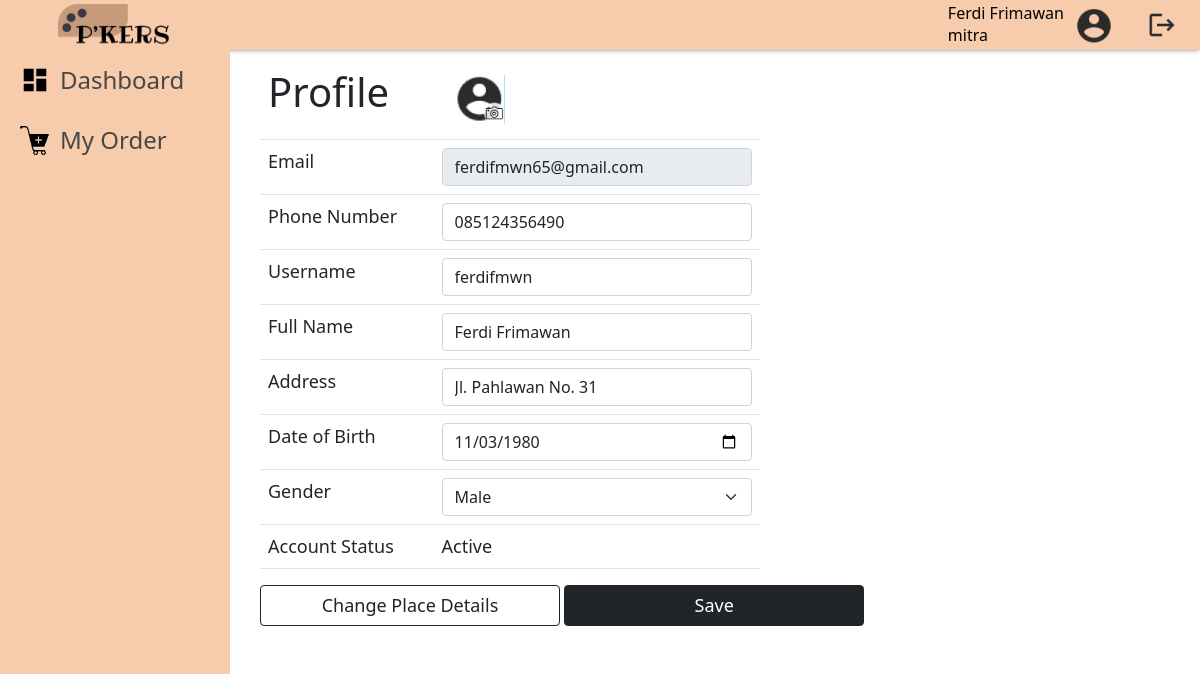
Page /public/About/edit/ (signed in) on the committed database.
### tables this page shows
CREATE TABLE `akun_mitra` (
  `email` varchar(250) NOT NULL,
  `no_telepon` varchar(12) NOT NULL,
  `username` varchar(250) NOT NULL,
  `nama_lengkap` varchar(250) NOT NULL,
  `alamat` varchar(250) NOT NULL,
  `desa_id` int(11) NOT NULL,
  `kecamatan_id` int(11) NOT NULL,
  `kabupaten_id` int(11) NOT NULL,
  `provinsi_id` int(11) NOT NULL,
  `negara_id` int(11) NOT NULL,
  `tanggal_lahir` date NOT NULL,
  `jenis_kelamin_id` int(11) NOT NULL,
  `password` varchar(500) NOT NULL,
  `status_akun_id` int(11) NOT NULL,
  `profil` varchar(1000) NOT NULL
);

### app/core/Controller.php (called while the page is built, shortened)
<?php
class Controller{
  public function view($view,$data=[]){
    require_once "../app/views/$view.php";
  }
  public function model($model){
    return new $model;
  }
}
?>

### app/controllers/About.php (called while the page is built, shortened)
<?php
class About extends Controller{
  public function edit(){
    $controller_name = $_SESSION['controller_name'];
    $method_name = $_SESSION['method_name'];
    $data = [
      "controller_name"=>$controller_name,
      "method_name"=> $method_name,
      "user_data"=>$this->model("User_model")->get_data_user($_SESSION['login']['email'])
    ];
    $this->view("$controller_name/$method_name",$data);
  }
}
?>

### app/core/App.php (called while the page is built, shortened)
<?php
class App{
  protected $method = "index";
  protected $params = [];
  public function __construct()
  {
    $url = $this->parseURL();
    if(file_exists("../app/controllers/".$url[0].".php")){
      unset($url[0]);
    }
    else{
      header("Location: ".BASE_URL."/Article");
    }
    $this->controller = new $this->controller;
    if(isset($url[1])){
      if(method_exists($this->controller,$url[1])){
        $this->method = $url[1];
      }
    }
    call_user_func_array([$this->controller, $this->method],$this->params);
  }
  public function parseURL(){
    if(isset($_GET['url'])){
      $url = rtrim($_GET['url'],'/');
      $url = filter_var($url,FILTER_SANITIZE_URL);
      $url = explode("/",$url);
      return $url;
    }
  }
}
?>

### public/index.php (called while the page is built, shortened)
<?php
$app = new App;
?>

### app/core/Database.php (called while the page is built, shortened)
<?php
class Database{
  private $host = DB_HOST;
  private $user = DB_USER;
  private $password = DB_PASSWORD;
  private $name = DB_NAME;
  private $db_handler;
  private $query_statement;
  public function __construct()
  {
    $db_source_name = "mysql:host=".$this->host.";dbname=".$this->name;
    $option = [
      PDO::ATTR_PERSISTENT => true,
      PDO::ATTR_ERRMODE => PDO::ERRMODE_EXCEPTION
    ];
    try {
      $this->db_handler = new PDO($db_source_name,$this->user,$this->password,$option);
    } catch (PDOException $e) {
      die($e->getMessage());
    }
  }
  public function query($query){
    $this->query_statement = $this->db_handler->prepare($query);
  }
  public function bind($param,$value,$type=null){
    if(is_null($type)){
      switch(true){
        default : $type = PDO::PARAM_STR;
      }
    }
    $this->query_statement->bindValue($param,$value,$type);
  }
  public function execute(){
    $this->query_statement->execute();
  }
  public function single(){
    $this->execute();
    return $this->query_statement->fetch(PDO::FETCH_ASSOC);
  }
}
?>

### app/models/User_model.php (called while the page is built, shortened)
<?php
class User_model{
  private $table = "akun_mitra";
  private $db;
  public function __construct()
  {
    $this->db = new Database;
  }
  public function get_data_user($email){
    try {
      $query = "SELECT * FROM $this->table WHERE email = :email";
      $this->db->query($query);
      $this->db->bind('email',$email);
      return $this->db->single();
    } catch (\Throwable $th) {
      return "Error";
    }
  }
  public function login($email, $password){
    $query = "SELECT * FROM $this->table WHERE email = :email && password = :password && status_akun_id = 1";
    $this->db->query($query);
    $this->db->bind('email',$email);
    $this->db->bind('password',$password);
    return $this->db->single();
  }
}
?>

### app/views/About/edit.php (the view, shortened to what this page needs)
<?php $this->view("Navbar",[]); ?>
<div class="main" style="padding-left: 30px;">
  <form action="" method="POST">
    <table class="table" style="width: 500px;">
        <tr>
          <td><h1>Profile</h1></td>
          <td>
            <form action="" method="POST">
              <button class="btn" type="submit" name="tombol_photo">
                <img src="<?= BASE_URL ?>/icon/null_photo.png" style="width: 50px;cursor:pointer" alt="">
              </button>
            </form>
          </td>
        </tr>
        <tr>
          <td>Email</td>
          <td><input class="form-control" placeholder="email" value="<?= $data['user_data']['email'] ?>" disabled></td>
        </tr>
        <tr>
          <td>Phone Number</td>
          <td><input type="text" oninput="null_title_value('no_telepon')" name="no_telepon" class="form-control" placeholder="no_telepon" value="<?= $data['user_data']['no_telepon'] ?>" ></td>
        </tr>
        <tr>
          <td>Username</td>
          <td><input type="text" oninput="null_title_value('username')" name="username" class="form-control" placeholder="username" value="<?= $data['user_data']['username'] ?>" ></td>
        </tr>
        <tr>
          <td>Full Name</td>
          <td><input type="text" oninput="null_title_value('nama_lengkap')" name="nama_lengkap" class="form-control" placeholder="nama_lengkap" value="<?= $data['user_data']['nama_lengkap'] ?>"></td>
        </tr>
        <tr>
          <td>Address</td>
          <td>
            <input class="form-control" type="text" oninput="null_title_value('alamat')" name="alamat" value="<?= $data['user_data']['alamat'] ?>">
          </td>
        </tr>
        <tr>
          <td>Date of Birth</td>
          <td>
          <input type="date" placeholder="tgl_lahir" value="<?= $data['user_data']['tanggal_lahir'] ?>" name="tanggal_lahir" class="form-control"></td>
        </tr>
        <tr>
          <td>Gender</td>
          <td>
          <span style="display: flex;">
            <select class="form-select" id="jenis_kelamin" name="jenis_kelamin" aria-label="Default select example">
              <?php
                if($data['user_data']['jenis_kelamin_id'] == 1){echo '<option value="1" selected>Male</option>
                  <option value="2">Female</option>';}else{echo '<option value="1">Male</option>
                    <option value="2" selected>Female</option>';}
              ?>
            </select>
          </span>
          </td>
        </tr>
        <tr>
          <td>Account Status</td>
          <td><?php
            if($data['user_data']['status_akun_id'] == 1){echo "Active";}else{echo "Not Active";}
          ?>
          </td>
        </tr>
      </table>
    <button type="submit" name="edit_tempat" value="edit_tempat" class="btn btn-outline-dark" style="width: 300px;">Change Place Details</button>
    <button type="submit" name="edit" value="edit" class="btn btn-dark" style="width: 300px;">Save</button>
  </form>
</div>

### app/views/Navbar.php (shortened to what this page needs)
<?php
$photo = $this->model("User_model")->get_data_user($_SESSION['login']['email'])['profil'];
?>
<div class="side-bar">
  <div class="logo">
    <img src="<?= BASE_URL ?>/icon/logo.png" alt="">
  </div>
  <a href="<?= BASE_URL ?>/Article">
    <img src="<?= BASE_URL ?>/icon/Dashboard.png" alt="">
    <h4>Dashboard</h4>
  </a>
  <a href="<?= BASE_URL ?>/Order">
    <img src="<?= BASE_URL ?>/icon/keranjang.png" alt="">
    <h4>My Order</h4>
  </a>
  <br>
</div>
<div id="nav">
  <div style="display: flex;justify-content:center;align-items: flex-end;">
    <a href="<?= BASE_URL ?>/About" style="text-decoration:none;color:black;cursor:pointer;display:flex;justify-content:center;align-items: center;">
      <div style="display:flex;flex-direction:column;justify-content:space-between;margin-right:10px">
        <h6 style="margin-top: auto;margin-bottom: auto"><?= $this->model("User_model")->get_data_user($_SESSION['login']['email'])['nama_lengkap'] ?></h6>
        <p style="margin-top: auto;margin-bottom: auto">mitra</p>
      </div>
      <?php
      if($photo == ""){ ?>
        <img style="border-radius: 50%;width:40px;height:40px;object-fit: cover;" src="<?= BASE_URL ?>/icon/akun.png" alt="">
      <?php
      }else{ ?>
        <img style="border-radius: 50%;width:40px;height:40px;object-fit: cover;" src="<?= BASE_URL ?>/img/<?= $photo ?>?<?php echo time(); ?>" alt="">
      <?php
      }
      ?>
    </a>
    <form action="" method="POST">
      <button type="submit" name="tombol_logout" class="btn"><img src="<?= BASE_URL ?>/icon/logout.png" style="width: 30px;margin-left:20px;padding-left:0px" alt=""></button>
    </form>
  </div>
</div id="nav">

### public/style/css/Navbar.css (style rules this page uses)
table tr td { font-size: 18px; }
.btn { font-size: 18px; }
#nav { height: 50px; position: fixed; width: 100%; right: 0; margin-left: 230px; z-index: 10; padding: 10px; display: flex; align-items: center; justify-content: space-between; background-color: #F7CCAC; box-shadow: rgba(50, 50, 93, 0.25) 0px 2px 5px -1px, rgba(0, 0, 0, 0.3) 0px 1px 3px -1px; }
#nav img { width: 40px; }
.side-bar { width: 230px; height: 100vh; background-color: #F7CCAC; z-index: 11; display: flex; flex-direction: column; position: fixed; animation-duration: 2s; }
.side-bar .logo { width: 100%; height: 50px; display: flex; justify-content: center; }
.side-bar .logo img { width: 50%;margin:auto }
.side-bar a { font-size: 20px; text-decoration: none; color: rgb(71, 71, 71); width: 100%; height: 60px; display: flex; padding-left: 20px; align-items: center; padding-bottom: 0; }
.side-bar a img { width: 30px; }
.side-bar a h4 { margin: 0; padding: 0; margin-left: 10px; }
.main { margin-left: 230px; width: 100vmax - 240px; padding-top: 50px; background-color: white; padding-left: 20px;padding-top:60px;padding-right:20px;padding-bottom: 20px; }

### rows in the picture
akun_mitra: nama_lengkap "Ferdi Frimawan", email "ferdifmwn65@gmail.com", no_telepon "085124356490", username "ferdifmwn", alamat "Jl. Pahlawan No. 31", tanggal_lahir "11/03/1980", jenis_kelamin "Male"
